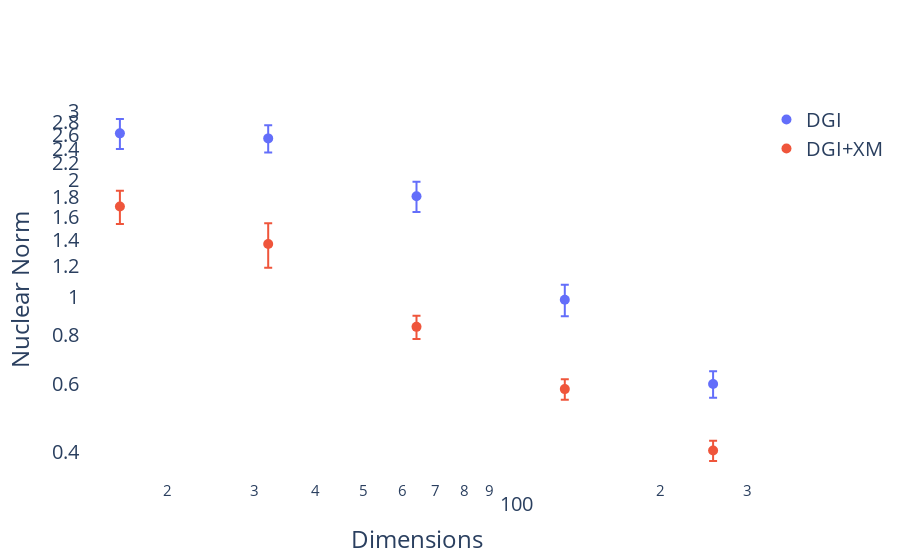

Here is the notebook cell this chart was saved with:
### Code cell
fig = go.Figure()
marker_size = 10
text_size = 20
method = 'DGI'

fig.add_trace(go.Scatter(x = dimensions, 
                         y = norm_mean, 
                         error_y = dict(type = 'data', 
                                        array = norm_std), 
                         mode = 'markers', 
                         name = method, 
                         marker = dict(size = marker_size)))

fig.add_trace(go.Scatter(x = dimensions, 
                         y = norm_plus_mean, 
                         error_y = dict(type = 'data', 
                                        array = norm_plus_std), 
                         mode = 'markers', 
                         name = method + '+XM', 
                         marker = dict(size = marker_size)))

# fig.add_trace(go.Scatter(x = dimensions, 
#                          y = norm_id_mean, 
#                          error_y = dict(type = 'data', 
#                                         array = norm_id_std), 
#                          mode = 'markers', 
#                          name = method + ' ID', 
#                          marker = dict(size = marker_size)))


fig.update_layout(xaxis_title_text = 'Dimensions',
                  yaxis_title_text = 'Nuclear Norm', 
                  plot_bgcolor = 'white',
                  paper_bgcolor = 'white', 
                  font = dict(size = text_size))

fig.update_xaxes(type = 'log')
fig.update_yaxes(type = 'log')
fig.show()

### Figure 1 — Plotly figure (JSON) as saved in the notebook; plotly's stock layout.template omitted (floating-point values rounded to 4 significant figures)
{"data": [{"error_y": {"array": [0.2322, 0.2038, 0.1617, 0.09103, 0.04667], "type": "data"}, "marker": {"size": 10}, "mode": "markers", "name": "DGI", "type": "scatter", "x": [16, 32, 64, 128, 256], "y": [2.626, 2.549, 1.812, 0.984, 0.5982]}, {"error_y": {"array": [0.1673, 0.1782, 0.0574, 0.03503, 0.02418], "type": "data"}, "marker": {"size": 10}, "mode": "markers", "name": "DGI+XM", "type": "scatter", "x": [16, 32, 64, 128, 256], "y": [1.705, 1.367, 0.8381, 0.5804, 0.404]}], "layout": {"font": {"size": 20}, "paper_bgcolor": "white", "plot_bgcolor": "white", "xaxis": {"title": {"text": "Dimensions"}, "type": "log"}, "yaxis": {"title": {"text": "Nuclear Norm"}, "type": "log"}}}
